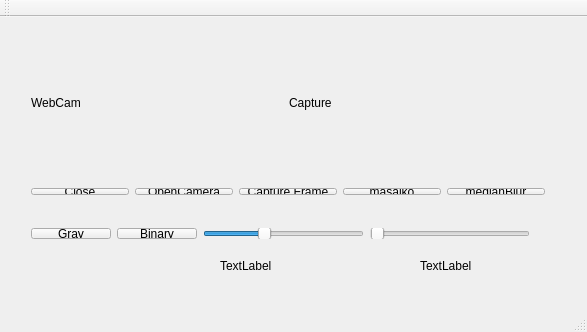
<?xml version="1.0" encoding="UTF-8"?>
<ui version="4.0">
 <class>MainWindow</class>
 <widget class="QMainWindow" name="MainWindow">
  <property name="geometry">
   <rect>
    <x>0</x>
    <y>0</y>
    <width>587</width>
    <height>332</height>
   </rect>
  </property>
  <property name="windowTitle">
   <string>MainWindow</string>
  </property>
  <widget class="QWidget" name="centralWidget">
   <widget class="QWidget" name="layoutWidget">
    <property name="geometry">
     <rect>
      <x>20</x>
      <y>160</y>
      <width>536</width>
      <height>29</height>
     </rect>
    </property>
    <layout class="QHBoxLayout" name="horizontalLayout">
     <item>
      <widget class="QPushButton" name="btn_close">
       <property name="text">
        <string>Close</string>
       </property>
      </widget>
     </item>
     <item>
      <widget class="QPushButton" name="btn_openCamera">
       <property name="text">
        <string>OpenCamera</string>
       </property>
      </widget>
     </item>
     <item>
      <widget class="QPushButton" name="btn_CF">
       <property name="text">
        <string>Capture Frame</string>
       </property>
      </widget>
     </item>
     <item>
      <widget class="QPushButton" name="btn_misaic">
       <property name="text">
        <string>masaiko</string>
       </property>
      </widget>
     </item>
     <item>
      <widget class="QPushButton" name="btn_medianBlur">
       <property name="text">
        <string>medianBlur</string>
       </property>
      </widget>
     </item>
    </layout>
   </widget>
   <widget class="QWidget" name="layoutWidget">
    <property name="geometry">
     <rect>
      <x>20</x>
      <y>20</y>
      <width>521</width>
      <height>131</height>
     </rect>
    </property>
    <layout class="QGridLayout" name="gridLayout">
     <property name="rightMargin">
      <number>0</number>
     </property>
     <item row="0" column="0">
      <widget class="QLabel" name="webCam">
       <property name="text">
        <string>WebCam</string>
       </property>
      </widget>
     </item>
     <item row="0" column="1">
      <widget class="QLabel" name="captrue">
       <property name="text">
        <string>Capture</string>
       </property>
      </widget>
     </item>
    </layout>
   </widget>
   <widget class="QWidget" name="layoutWidget">
    <property name="geometry">
     <rect>
      <x>20</x>
      <y>200</y>
      <width>521</width>
      <height>33</height>
     </rect>
    </property>
    <layout class="QHBoxLayout" name="horizontalLayout_3">
     <item>
      <layout class="QHBoxLayout" name="horizontalLayout_2">
       <item>
        <widget class="QPushButton" name="btn_gray">
         <property name="text">
          <string>Gray</string>
         </property>
        </widget>
       </item>
       <item>
        <widget class="QPushButton" name="btn_binary">
         <property name="text">
          <string>Binary</string>
         </property>
        </widget>
       </item>
       <item>
        <widget class="QSlider" name="sld_masaiko">
         <property name="minimum">
          <number>1</number>
         </property>
         <property name="value">
          <number>37</number>
         </property>
         <property name="orientation">
          <enum>Qt::Horizontal</enum>
         </property>
        </widget>
       </item>
       <item>
        <widget class="QSlider" name="sld_blur">
         <property name="minimum">
          <number>3</number>
         </property>
         <property name="singleStep">
          <number>2</number>
         </property>
         <property name="orientation">
          <enum>Qt::Horizontal</enum>
         </property>
        </widget>
       </item>
      </layout>
     </item>
    </layout>
   </widget>
   <widget class="QLabel" name="lab_blockSize">
    <property name="geometry">
     <rect>
      <x>220</x>
      <y>240</y>
      <width>131</width>
      <height>17</height>
     </rect>
    </property>
    <property name="text">
     <string>TextLabel</string>
    </property>
   </widget>
   <widget class="QLabel" name="lab_blurSize">
    <property name="geometry">
     <rect>
      <x>420</x>
      <y>240</y>
      <width>81</width>
      <height>17</height>
     </rect>
    </property>
    <property name="text">
     <string>TextLabel</string>
    </property>
   </widget>
  </widget>
  <widget class="QMenuBar" name="menuBar">
   <property name="geometry">
    <rect>
     <x>0</x>
     <y>0</y>
     <width>587</width>
     <height>25</height>
    </rect>
   </property>
  </widget>
  <widget class="QToolBar" name="mainToolBar">
   <attribute name="toolBarArea">
    <enum>TopToolBarArea</enum>
   </attribute>
   <attribute name="toolBarBreak">
    <bool>false</bool>
   </attribute>
  </widget>
  <widget class="QStatusBar" name="statusBar"/>
 </widget>
 <layoutdefault spacing="6" margin="11"/>
 <resources/>
 <connections/>
</ui>
